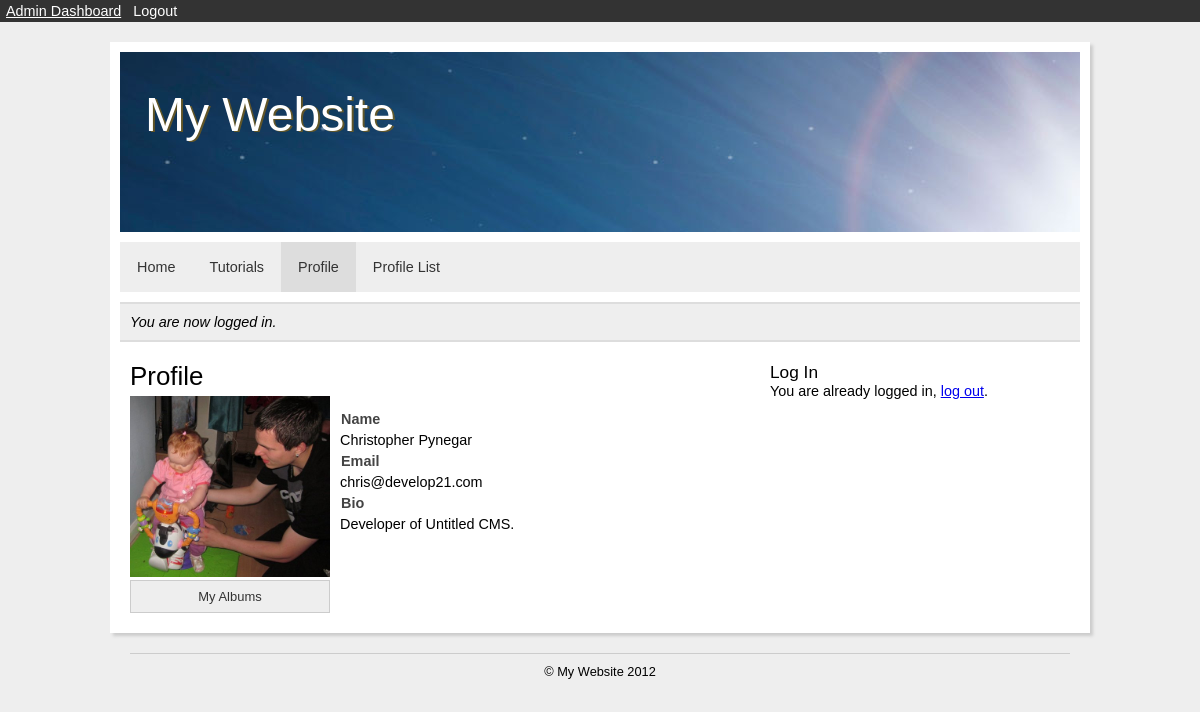
The app's page /index.php?a=profile (signed in) with its own data.
### tables this page shows
CREATE TABLE IF NOT EXISTS `tbl_settings` (
  `id` int(11) NOT NULL AUTO_INCREMENT,
  `website_name` varchar(100) NOT NULL,
  `tagline` varchar(100) NOT NULL,
  `keywords` varchar(255) NOT NULL,
  `description` varchar(255) NOT NULL,
  `offline` int(1) NOT NULL,
  `offline_message` varchar(255) NOT NULL,
  `editor` int(11) NOT NULL,
  `use_htaccess` int(1) NOT NULL,
  `debug_mode` int(1) NOT NULL,
  `date_modified` datetime NOT NULL,
  PRIMARY KEY (`id`)
);

CREATE TABLE IF NOT EXISTS `tbl_menu_items` (
  `id` int(11) NOT NULL AUTO_INCREMENT,
  `menu` int(11) NOT NULL,
  `type` int(11) NOT NULL,
  `name` varchar(100) NOT NULL,
  `alias` varchar(100) NOT NULL,
  `access` varchar(20) NOT NULL,
  `website_title` varchar(255) NOT NULL,
  `position` int(3) NOT NULL,
  `parameters` text NOT NULL,
  `date_modified` datetime NOT NULL,
  `date_created` datetime NOT NULL,
  PRIMARY KEY (`id`)
);

CREATE TABLE IF NOT EXISTS `tbl_users` (
  `id` int(11) NOT NULL AUTO_INCREMENT,
  `permission` int(11) NOT NULL,
  `username` varchar(20) NOT NULL,
  `password` varchar(40) NOT NULL,
  `email` varchar(255) NOT NULL,
  `first_name` varchar(50) NOT NULL,
  `last_name` varchar(50) NOT NULL,
  `bio` text NOT NULL,
  `url` varchar(200) NOT NULL,
  `gender` varchar(1) NOT NULL,
  `status` varchar(50) NOT NULL,
  `email_notifications` int(1) NOT NULL,
  `enabled` int(1) NOT NULL,
  `date_modified` datetime NOT NULL,
  `date_created` datetime NOT NULL,
  PRIMARY KEY (`id`)
);

CREATE TABLE IF NOT EXISTS `tbl_albums` (
  `id` int(11) NOT NULL AUTO_INCREMENT,
  `author` int(11) NOT NULL,
  `name` varchar(50) NOT NULL,
  `directory` varchar(50) NOT NULL,
  `about` text NOT NULL,
  `date_modified` datetime NOT NULL,
  `date_created` datetime NOT NULL,
  PRIMARY KEY (`id`)
);

CREATE TABLE IF NOT EXISTS `tbl_photos` (
  `id` int(11) NOT NULL AUTO_INCREMENT,
  `author` int(11) NOT NULL,
  `album` int(11) NOT NULL,
  `name` varchar(50) NOT NULL,
  `photo` varchar(50) NOT NULL,
  `type` varchar(10) NOT NULL,
  `size` varchar(10) NOT NULL,
  `profile_picture` int(1) NOT NULL,
  `date_uploaded` datetime NOT NULL,
  PRIMARY KEY (`id`)
);

CREATE TABLE IF NOT EXISTS `tbl_module_items` (
  `id` int(11) NOT NULL AUTO_INCREMENT,
  `type` int(11) NOT NULL,
  `name` varchar(50) NOT NULL,
  `position` int(3) NOT NULL,
  `parameters` text NOT NULL,
  `date_modified` datetime NOT NULL,
  `date_created` datetime NOT NULL,
  PRIMARY KEY (`id`)
);

### library/core/session.php (called while the page is built, shortened)
<?php
class Session {
	private $logged_in = false;
	public function is_logged_in() {
		return $this->logged_in;
	}
	private function check_login() {
		if(isset($_SESSION['user_id'])) {
			$this->user_id = $_SESSION['user_id'];
			$this->logged_in = true;
		} else {
			unset($this->user_id);
			$this->logged_in = false;
		}
	}
}
$session = new Session();
?>

### library/core/mysql.php (called while the page is built, shortened)
<?php
class MySQL {
	private $connection;
	public function open_connection() {
		$this->connection = mysql_connect(DATABASE_SERVER, DATABASE_USERNAME, DATABASE_PASSWORD);
		if(!$this->connection) {
			die("MySQL connection failed: " . mysql_error());
		} else {
			$db_select = mysql_select_db(DATABASE_NAME, $this->connection);
		}
	}
	public function query($sql) {
		$result = mysql_query($sql, $this->connection);
		return $result;
	}
	public function fetch_array($result) {
		return mysql_fetch_array($result);
	}
}
$database = new MySQL();
?>

### library/core/core.php (called while the page is built, shortened)
<?php
class Core {
	protected static $table_name;
	public static function instantiate($record) {
		$object = new $class_name;
		foreach($record as $attribute => $value) {
			if($object->has_attribute($attribute)) {
				$object->$attribute = $value;
			}
		}
		return $object;
	}
	public static function find_by_id($id=0) {
		$result_array = static::find_by_sql("SELECT * FROM " . DATABASE_TBL_PREFIX . static::$table_name . " WHERE id={$id} LIMIT 1");
		return !empty($result_array) ? array_shift($result_array) : false;
	}
	public static function find_by_sql($sql="") {
		global $database;
		$result = $database->query($sql);
		$object_array = array();
		while($row = $database->fetch_array($result)) {
			$object_array[] = static::instantiate($row);
		}
		return $object_array;
	}
	private function has_attribute($attribute) {
		$object_vars = get_object_vars($this);
		return array_key_exists($attribute, $object_vars);
	}
}
?>

### library/core/permission.php (called while the page is built, shortened)
<?php
class Permission extends Core {
	public static function get_access_level() {
		global $session;
		$user = User::find_by_id($session->user_id);
		$permission = Permission::find_by_id($user->permission);
		return $permission->access;
	}
}
?>

### index.php (called while the page is built, shortened)
<?php
require_once('library/load.php');
require(SITE_ROOT.'library/core/website.php');
require(PUBLIC_TEMPLATE.'index.php');
?>

### library/core/setting.php (called while the page is built, shortened)
<?php
class Setting extends Core {
	public static function debug_mode() {
		if($setting = Setting::find_by_id(1)) {
			if($setting->debug_mode == 1) {
				ini_set('display_errors', true);
			} else {
				ini_set('display_errors', false);
			}
		} else {
			die('Could not retrieve settings.');
		}
	}
}
Setting::debug_mode();
?>

### library/load.php (called while the page is built, shortened)
<?php
if(DATABASE_TYPE == 'MySQL') {
	require_once(LIBRARY_PATH.'core'.DS.'mysql.php');
} elseif(DATABASE_TYPE == 'MySQLi') {
	require_once(LIBRARY_PATH.'core'.DS.'mysqli.php');
}
require_once(LIBRARY_PATH.DS.'core'.DS.'session.php');
require_once(LIBRARY_PATH.DS.'core'.DS.'core.php');
require_once(LIBRARY_PATH.DS.'core'.DS.'setting.php');
require_once(LIBRARY_PATH.DS.'core'.DS.'menu-item.php');
require_once(LIBRARY_PATH.DS.'core'.DS.'module-item.php');
require_once(LIBRARY_PATH.DS.'core'.DS.'permission.php');
require_once(LIBRARY_PATH.DS.'core'.DS.'photo.php');
require_once(LIBRARY_PATH.DS.'core'.DS.'user.php');
?>

### library/core/menu-item.php (called while the page is built, shortened)
<?php
class MenuItem extends Core {
	public static $table_name = 'menu_items';
	public static function find_by_alias($alias) {
		$result_array = self::find_by_sql("SELECT * FROM " . DATABASE_TBL_PREFIX . self::$table_name . " WHERE alias='{$alias}' LIMIT 1");
		return !empty($result_array) ? array_shift($result_array) : false;
	}
	public static function find_permitted_items($menu) {
		global $session;
		if(!$session->is_logged_in()) {
			return static::find_by_sql("SELECT * FROM " . DATABASE_TBL_PREFIX . static::$table_name . " WHERE menu='{$menu}' AND access='public' OR access='all' ORDER BY position ASC");
		} elseif($session->is_logged_in()) {
			if(Permission::get_access_level() <= 2) {
				return static::find_by_sql("SELECT * FROM " . DATABASE_TBL_PREFIX . static::$table_name . " WHERE menu='{$menu}' AND access='special' OR access='loggedin' OR access='all' ORDER BY position ASC");
			} else {
				return static::find_by_sql("SELECT * FROM " . DATABASE_TBL_PREFIX . static::$table_name . " WHERE menu='{$menu}' AND access='loggedin' OR access='all' ORDER BY position ASC");
			}
		}
	}
}
?>

### library/core/photo.php (called while the page is built, shortened)
<?php
class Photo extends Core {
	public static $table_name = 'photos';
	public static function profile_picture($user) {
		$result_array = static::find_by_sql("SELECT * FROM " . DATABASE_TBL_PREFIX . static::$table_name . " WHERE author='{$user}' AND profile_picture=1 LIMIT 1");
		return !empty($result_array) ? array_shift($result_array) : false;
	}
}
?>

### library/core/user.php (called while the page is built, shortened)
<?php
class User extends Core {
	public $first_name;
	public $last_name;
	public function fullname() {
		if(isset($this->first_name) && isset($this->last_name)) {
			return $this->first_name.' '.$this->last_name;
		} else {
			return NULL;
		}
	}
}
?>

### library/core/module-item.php (called while the page is built, shortened)
<?php
class ModuleItem extends Core {
	public static $table_name = 'module_items';
	public static function find_permitted_items() {
		return static::find_by_sql("SELECT * FROM " . DATABASE_TBL_PREFIX . static::$table_name . " ORDER BY position ASC");
	}
}
?>

### views/main-menu.php (the view, shortened to what this page needs)
<ul class="<?php echo $menuclass; ?>">
	<?php foreach($items as $item): ?>
	<?php
		if(isset($_GET['a'])) {
			if($_GET['a'] == $item->alias) {
				$selected = ' selected';
			} else {
				$selected = NULL;
			}
		} elseif(!isset($_GET['a']) && $item->id == 1) {
			$selected = ' selected';
		} else {
			$selected = NULL;
		}
	?>
	<li><a href="index.php?a=<?php echo $item->alias; ?>" class="<?php echo $itemclass.$selected; ?>"><?php echo $item->name; ?></a></li>
	<?php endforeach; ?>
</ul>

### library/core/website.php (shortened to what this page needs)
<?php
class Website extends Core {
	public function head() {
		if(isset($_GET['a'])) {
			if($menuitem = MenuItem::find_by_alias($_GET['a'])) {
				$menutype = MenuType::find_by_id($menuitem->type);
				$title = $menuitem->website_title;
			}
		} elseif(isset($_GET['system'])) {
			$title = NULL;
		} elseif(!$_GET) {
			$menuitem = MenuItem::find_by_id(1);
			$menutype = MenuType::find_by_id($menuitem->type);
			$title = $menuitem->website_title;
		}
	}
	public function admin($built_in_css = TRUE) {
		global $session;
		if(!$session->is_logged_in()) {
		} else {
			$permission = Permission::get_access_level();
			if($permission < 4) {
			} else {
				include('views/admin.php');
				$view = ob_get_clean();
				echo $view;
			}
		}
	}
	public function name() {
		$settings = Setting::find_by_id(1);
		echo $settings->website_name;
	}
	public function main_menu($menuclass = 'nav', $itemclass = 'item') {
		$items = MenuItem::find_permitted_items(1);
		include('views/main-menu.php');
		$view = ob_get_clean();
		echo $view;
	}
	public function content() {
		if(isset($_GET['a'])) {
			if($menuitem = MenuItem::find_by_alias($_GET['a'])) {
				$menutype = MenuType::find_by_id($menuitem->type);
				$view = '<h2>'.$menuitem->name.'</h2>';
				include(SITE_ROOT.'components/'.$menutype->directory.'/menu-output.php');
				$view .= ob_get_clean();
				echo $view;
			} else {
				redirect('404.php');
			}
		}
	}
	public function modules() {
		$modules = ModuleItem::find_permitted_items();
		include('views/modules.php');
		$view = ob_get_clean();
		echo $view;
	}
}
?>

### components/users/profile/menu-output.php (shortened to what this page needs)
<?php
global $session;
if($session->is_logged_in()):
$user_profile = User::find_by_id($session->user_id);
$params = $menuitem->parameters;
$param = explode(',', $params);
$display_name = $param[0];
$display_email = $param[1];
$display_bio = $param[2];
if($profile_picture = Photo::profile_picture($user_profile->id)) {
	$pp = TRUE;
	$album = Album::find_by_id($profile_picture->album);
} else {
	$pp = FALSE;
}
?>
<div class="profile">
	<div class="profile-left">
		<div class="profile-image">
			<?php if($pp == TRUE): ?>
				<img src="users/<?php echo $user_profile->username.'/'.$album->directory.'/'.$profile_picture->photo; ?>" width="200" class="profile-picture" />
			<?php endif; ?>
		</div>
		<ul class="profile-links">
			<li><a href="<?php echo SITE_URL; ?>index.php?system=albums&amp;id=<?php echo $user_profile->id; ?>">My Albums</a></li>
		</ul>
	</div>
	<div class="profile-right">
		<div class="profile-info">
			<?php if($display_name == 1): ?>
			<div class="profile-name-label profile-label">Name</div>
			<div class="profile-name profile-text"><?php echo $user_profile->fullname(); ?></div>
			<?php endif; ?>
			<?php if($display_email == 1): ?>
			<div class="profile-email-label profile-label">Email</div>
			<div class="profile-email profile-text"><?php echo $user_profile->email; ?></div>
			<?php endif; ?>
			<?php if($display_bio == 1): ?>
			<?php if($user_profile->bio != NULL): ?>
			<div class="profile-bio-label profile-label">Bio</div>
			<div class="profile-bio profile-text"><?php echo $user_profile->bio; ?></div>
			<?php endif; ?>
			<?php endif; ?>
		</div>
	</div>
</div>
<?php else: ?>
<p>You must <a href="<?php echo SITE_URL; ?>index.php?system=login">log in</a> to view your profile.</p>
<?php endif; ?>

### views/modules.php (shortened to what this page needs)
<ul class="modules">
<?php
	foreach($modules as $module):
	$type = Module::find_by_id($module->type);
?>
	<li class="module">
		<h3><?php echo $module->name; ?></h3>
		<?php require('components/'.$type->directory.'/module-output.php'); ?>
	</div>
<?php endforeach; ?>

### components/users/login/module-output.php (shortened to what this page needs)
<?php
global $session;
?>
<?php if($session->is_logged_in()): ?>
<p>You are already logged in, <a href="components/users/login/process.php?a=<?php echo $_GET['a']; ?>&amp;logout=true" title="Log out">log out</a>.</p>
<?php endif; ?>

### templates/public/default/css/style.css (style rules this page uses)
body { font: 1em Arial, Helvetica, Sans-Serif; background: #EEE; }
.nav { overflow: hidden; text-align: center; background: #EEE; width: 960px; margin: 10px auto; }
.nav li { float: left; }
.nav li a, .nav li a:link, .nav li a:visited { display: block; padding: 17px; font-size: .9em; text-decoration: none; color: #333; }
.nav li a.selected { background: #DDD; }
.content h2 { font-size: 1.8em; padding: 0px 0px 5px 0px; }
.sidebar h3 { font-size: 1.2em; }
.profile { overflow: hidden; width: 620px; }
.profile-left { width: 200px; float: left; }
.profile-right { width: 400px; float: left; padding: 10px; }
.profile-label { display: block; margin: 5px 1px; font-weight: bold; color: #444; }
.profile-links { width: 200px; list-style: none; overflow: hidden; }
.profile-links li { float: left; }
.profile-links a, .profile-links a:link, .profile-links a:visited { width: 182px; padding: 8px; display: block; border: 1px solid #CCC; text-decoration: none; background: #EEE; color: #333; text-align: center; font-size: .9em; }

### records on screen
tbl_settings: website_name "My Website My Website"
tbl_menu_items: name "Home"
tbl_menu_items: name "Tutorials"
tbl_menu_items: name "Profile"
tbl_menu_items: name "Profile List"
tbl_users: username.photo (picture), $user_profile->fullname() "Christopher Pynegar", email "chris@develop21.com", bio "Developer of Untitled CMS."
tbl_module_items: name "Log In"

### other values on screen
$_SESSION['message'] "You are now logged in."
